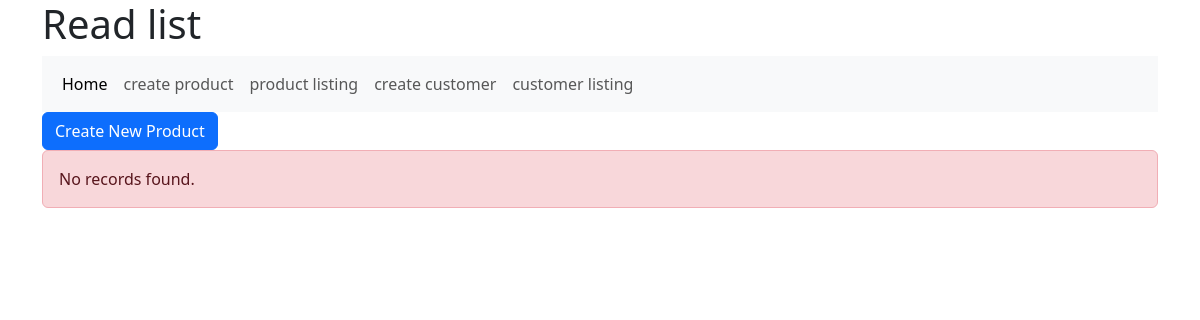
/customer_listing.php, run on an earlier commit of the app's database.
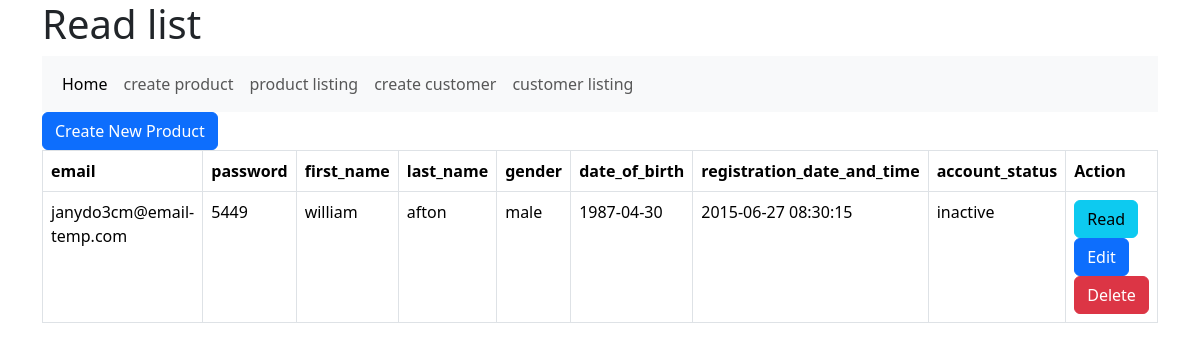
And on a later commit of the database.
### tables this page shows
CREATE TABLE IF NOT EXISTS `customer` (
  `email` varchar(50) NOT NULL,
  `password` int NOT NULL,
  `firstname` varchar(50) NOT NULL,
  `lastname` varchar(50) NOT NULL,
  `gender` enum('male','female') NOT NULL,
  `date_of_birth` date NOT NULL,
  `registration_date_and_time` datetime NOT NULL,
  `account_status` enum('active','inactive') NOT NULL,
  PRIMARY KEY (`email`)
);

### customer_listing.php (the view, shortened to what this page needs)
<!DOCTYPE HTML>
<html>
<head>
    <link href="https://cdn.jsdelivr.net/npm/bootstrap@5.3.3/dist/css/bootstrap.min.css" rel="stylesheet">
</head>
<body>
    <div class="container">
        <div class="page-header">
            <h1>Read list</h1>
        </div>
        <nav class="navbar navbar-expand-lg bg-body-tertiary">
  <div class="container-fluid">
    <div class="collapse navbar-collapse" id="navbarNavAltMarkup">
      <div class="navbar-nav">
        <a class="nav-link active" aria-current="page" href="#">Home</a>
        <a class="nav-link" href="product_create.php">create product</a>
        <a class="nav-link" href="product_listing">product listing</a>
        <a class="nav-link" href="customer_create.php">create customer</a>
        <a class="nav-link" href="customer_listing.php">customer listing</a>
      </div>
    </div>
  </div>
</nav>
        <?php
include 'config/database.php';
$query = "SELECT * FROM customer ORDER BY email DESC";
$stmt = $con->prepare($query);
$stmt->execute();
$num = $stmt->rowCount();
echo "<a href='customer_create.php' class='btn btn-primary m-b-1em'>Create New Product</a>";
if($num>0){
    echo "<table class='table table-hover table-responsive table-bordered'>";
    echo "<tr>";
        echo "<th>email</th>";
        echo "<th>password</th>";
        echo "<th>first_name</th>";
        echo "<th>last_name</th>";
        echo "<th>gender</th>";
        echo "<th>date_of_birth</th>";
        echo "<th>registration_date_and_time</th>";
        echo "<th>account_status</th>";
        echo "<th>Action</th>";
    echo "</tr>";
while ($row = $stmt->fetch(PDO::FETCH_ASSOC)){
    extract($row);
    echo "<tr>";
        echo "<td>{$email}</td>";
        echo "<td>{$password}</td>";
        echo "<td>{$firstname}</td>";
        echo "<td>{$lastname}</td>";
        echo "<td>{$gender}</td>";
        echo "<td>{$date_of_birth}</td>";
        echo "<td>{$registration_date_and_time}</td>";
        echo "<td>{$account_status}</td>";
        echo "<td>";
            echo "<a href='customer_details.php?id={$email}' class='btn btn-info m-r-1em'>Read</a>";
            echo "<a href='customer_update.php?id={$email}' class='btn btn-primary m-r-1em'>Edit</a>";
            echo "<a href='#' onclick='delete_user({$email});'  class='btn btn-danger'>Delete</a>";
        echo "</td>";
    echo "</tr>";
}
echo "</table>";
}
else{
    echo "<div class='alert alert-danger'>No records found.</div>";
}
?>
    </div>
</body>
</html>

What changed in the data, as far as the page shows it:
added customer: email "janydo3cm@email-temp.com", password "5449", firstname "william", lastname "afton", gender "male", date_of_birth "1987-04-30", registration_date_and_time "2015-06-27 08:30:15", account_status "inactive"
Also different on the page:
text no longer shown: "No records found."
text now shown: "email password first_name last_name gender date_of_birth registration_date_and_time account_status Action"
